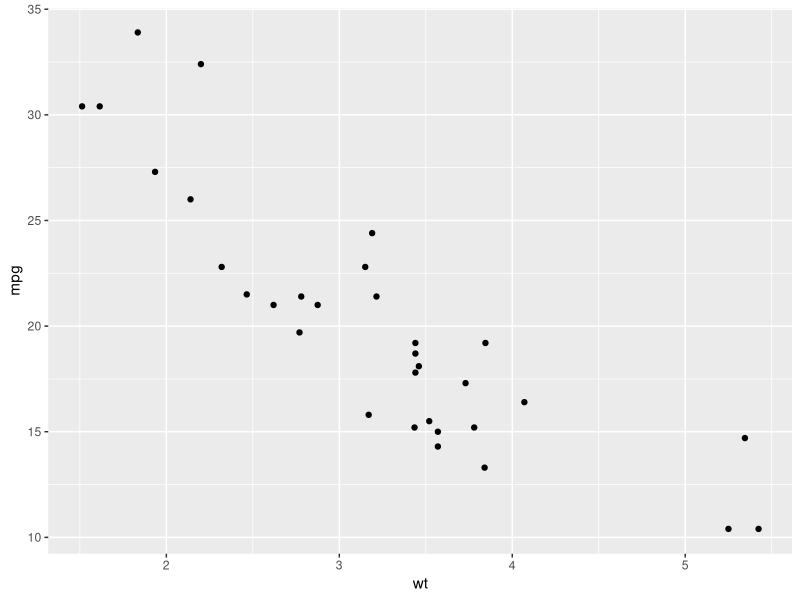
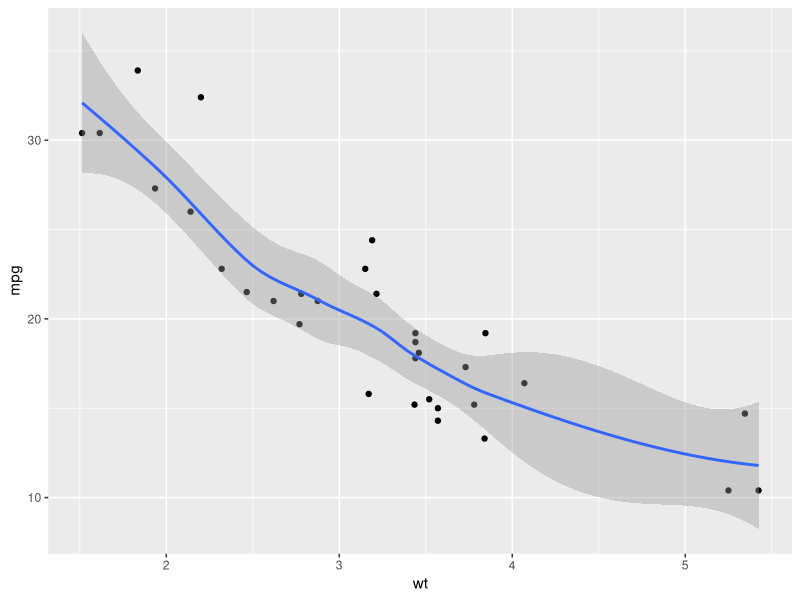
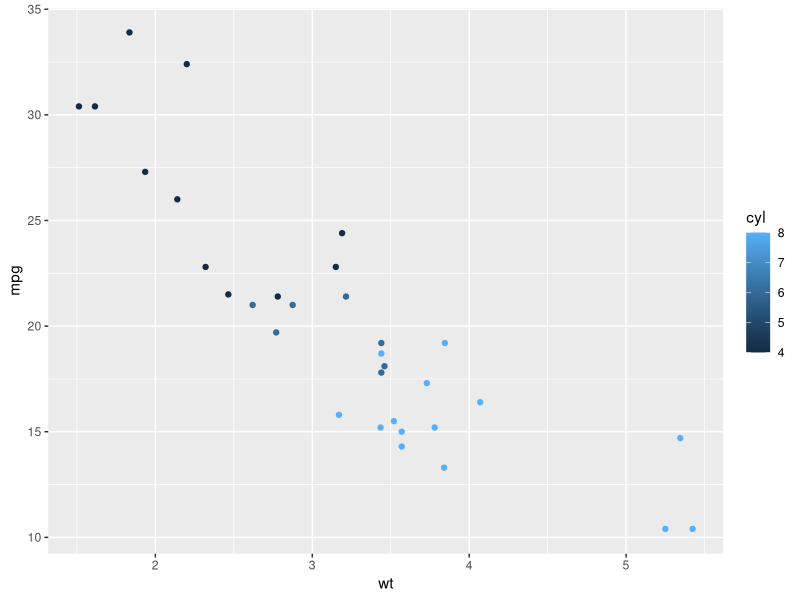
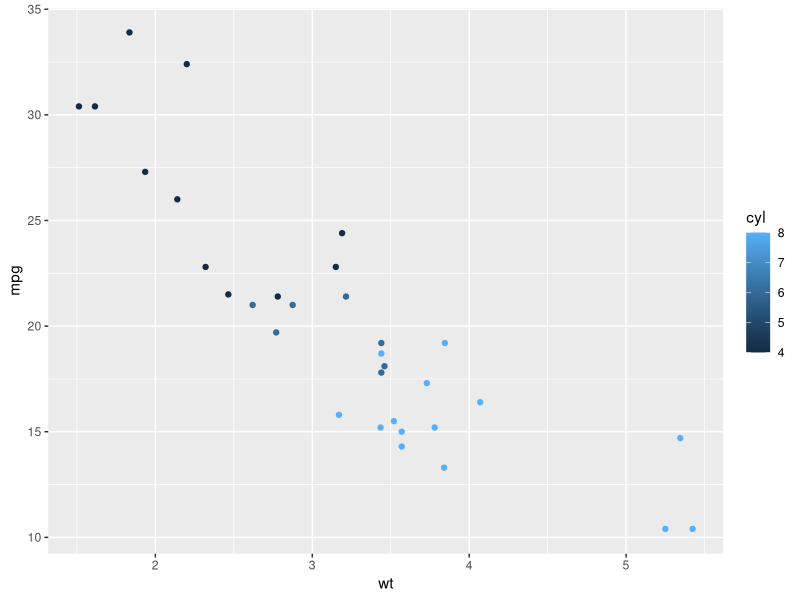
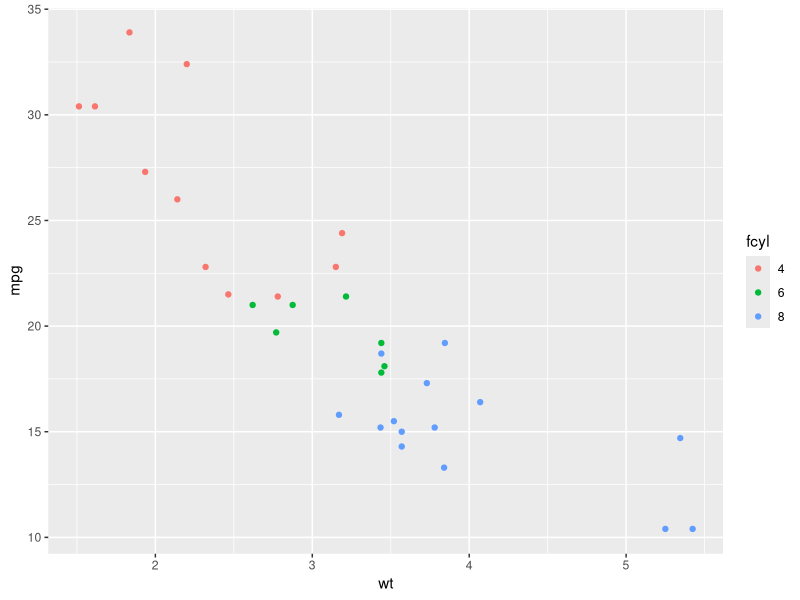
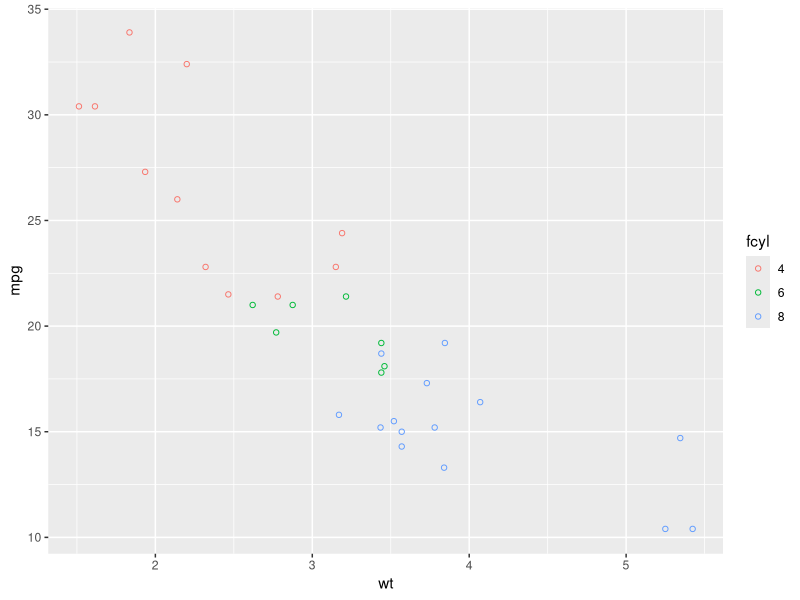
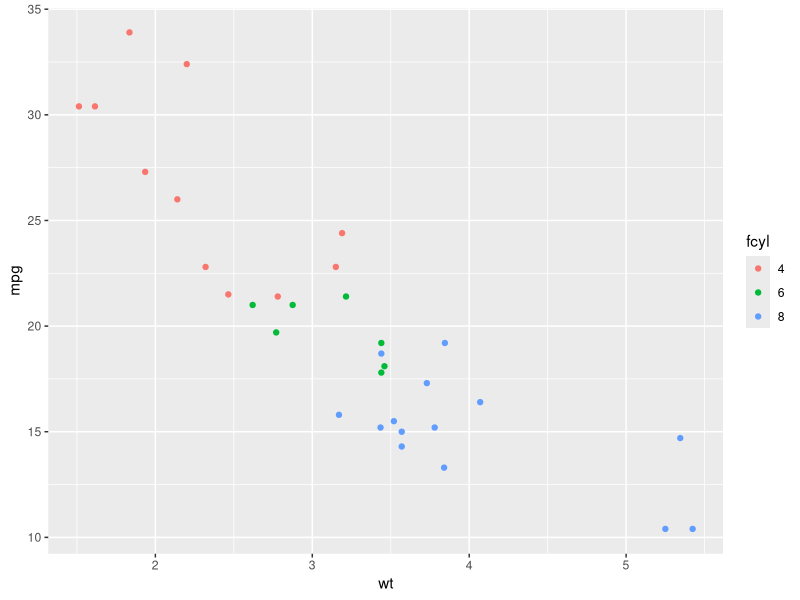
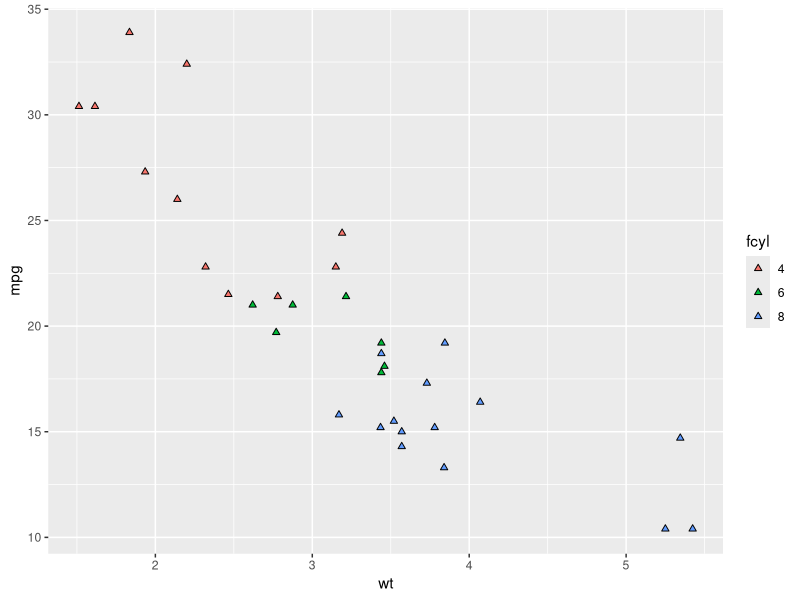

Recreate these plots in R, in order. (Note: this script raises an error after producing the figures.)
## ---- chunk 1
# import packages
library(tidyverse) #ggplot2 is part of the tidyverse
## ---- chunk 2
# Using mtcars dataset
str(mtcars)
## ---- chunk 3
# Basic scatter plot with 1 geom
ggplot(mtcars,               #data source
       aes(x = wt,           # mapping wt to x
           y = mpg)) +       # mapping mpg to y
  geom_point()               # add geom layer
## ---- chunk 4
# Basic scatter plot with 2 geoms
ggplot(mtcars,               
       aes(x = wt,           
           y = mpg)) +       
  geom_point() +
  geom_smooth()
## ---- chunk 5

## ---- chunk 6

## ---- chunk 7

## ---- chunk 8
# base layer
ggplot(mtcars,               
       aes(x = wt,           
           y = mpg,
           color = cyl)) +       
  geom_point()  
## ---- chunk 9
# geom layer
ggplot(mtcars,               
       aes(x = wt,           
           y = mpg)) +       
  geom_point(aes(color = cyl)) 
## ---- chunk 10
# Convert cyl from numeric to factor
mtcars$fcyl <- as.factor(mtcars$cyl)
## ---- chunk 11
ggplot(mtcars,               
       aes(x = wt,           
           y = mpg,
           color = fcyl)) +       
  geom_point() 
## ---- chunk 12
# Color refers to the outline of the shape.
ggplot(mtcars,               
       aes(x = wt,           
           y = mpg,
           color = fcyl)) +       
  geom_point(shape = 1) # shape is being used as an attribute (will effect all markers the homogeneously)
## ---- chunk 13
# An exception is point markers. Instead of fill, use color to change the inside color

ggplot(mtcars,               
       aes(x = wt,           
           y = mpg,
           color = fcyl)) +       
  geom_point() 
## ---- chunk 14
# Fill refers to the inside color
ggplot(mtcars,               
       aes(x = wt,           
           y = mpg,
           fill = fcyl)) +       
  geom_point(shape = 24) 
## ---- chunk 15
# Some shapes allow color and fill
ggplot(mtcars,               
       aes(x = wt,           
           y = mpg,
           fill = fcyl)) +       
  geom_point(shape = 21, color  = 'white', size = 12) 
## ---- chunk 16

## ---- chunk 17
# The default shape for geom_point() is 19 (solid circle)
# All available shapes can be found using ?points

# Map fcyl to shape

ggplot(mtcars,               
       aes(x = wt,           
           y = mpg,
           shape = fcyl)) +       
  geom_point() 

## ---- chunk 18
# change shape and color by fcyl (although this is redundant information)
ggplot(mtcars,               
       aes(x = wt,           
           y = mpg,
           color = fcyl)) +       
  geom_point(aes(shape = fcyl)) 
## ---- chunk 19

## ---- chunk 20
# to change marker size overall, use size argument as attribute
ggplot(mtcars,               
       aes(x = wt,           
           y = mpg,
           fill = fcyl)) +       
  geom_point(shape = 21, color  = 'white', size = 12) 
## ---- chunk 21
# To change marker size dependent on variable info, place inside aesthetics mapping. 
ggplot(mtcars,               
       aes(x = wt,           
           y = mpg,
           size = fcyl)) +       
  geom_point() 
## ---- chunk 22
# inside aesthetics mapping, transparency will be determined by variable
ggplot(mtcars,               
       aes(x = wt,           
           y = mpg,
           alpha = fcyl)) +       
  geom_point()
## ---- chunk 23
# as attribute, all markers will be made the same transparency
ggplot(income, aes(age, income, color = fedu)) +       
  geom_point(alpha = .6) 
## ---- chunk 24
# in aesthetic layer
ggplot(mtcars,               
       aes(x = wt,           
           y = mpg,
           linetype = fcyl)) +       
  geom_line()                   # Note change in geom layer
## ---- chunk 25
# as an attribute
ggplot(mtcars,               
       aes(x = wt,           
           y = mpg )) +       
  geom_line(linetype = 'dashed')
## ---- chunk 26
ggplot(mtcars,               
       aes(x = wt,           
           y = mpg,
           label = fcyl)) +       
  geom_text()                 # Note change in geom layer
## ---- chunk 27

## ---- chunk 28
ggplot(mtcars,               
       aes(x = wt,           
           y = mpg,
           color = fcyl)) +  # aesthetic     
  geom_point() +
  geom_smooth(color = 'pink', fill = 'white') # attribute
## ---- chunk 29
# using HEX 

ggplot(mtcars,               
       aes(x = wt,           
           y = mpg,
           color = fcyl)) +  # aesthetic     
  geom_point() +
  geom_smooth(color = '#2A9D8F', fill = '#FFFFFF') # attribute
## ---- chunk 30
# using HEX assigned to a variable

my_color = '#2A9D8F'
my_fill = '#FFFFFF'

ggplot(mtcars,               
       aes(x = wt,           
           y = mpg,
           color = fcyl)) +  # aesthetic     
  geom_point() +
  geom_smooth(color = my_color, fill = my_fill) # attribute
## ---- chunk 31
ggplot(mtcars,               
       aes(x = wt,           
           y = mpg,
           color = fcyl)) +  # aesthetic     
  geom_point(size = 10) +  # attribute
  geom_smooth(color = my_color, fill = my_fill) # attribute
## ---- chunk 32
ggplot(mtcars,               
       aes(x = wt,           
           y = mpg,
           color = fcyl)) +  # aesthetic     
  geom_point(size = 10, alpha = 0.4) +  # attribute
  geom_smooth(color = my_color, fill = my_fill) # attribute
## ---- chunk 33
ggplot(mtcars,               
       aes(x = wt,           
           y = mpg,
           color = fcyl)) +  # aesthetic     
  geom_point(size = 10, alpha = 0.4) +  # attribute
  geom_smooth(color = my_color, fill = my_fill, linetype = 'dashed') # attribute
## ---- chunk 34
ggplot(mtcars,               
       aes(x = wt,           
           y = mpg,
           color = fcyl)) +  # aesthetic     
  geom_point(size = 10, alpha = 0.4) +  # attribute
  geom_smooth(color = my_color, fill = my_fill, linetype = 'dashed') +  # attribute
  geom_text(label = rownames(mtcars), size = 3) # attribute
## ---- chunk 35
# labeling titles, y-axis, x-axis
ggplot(mtcars,               
       aes(x = wt,           
           y = mpg,
           color = fcyl)) +  # aesthetic     
  geom_point(size = 10, alpha = 0.4) +  # attribute
  geom_smooth(color = my_color, fill = my_fill, linetype = 'dashed') +  # attribute
  geom_text(label = rownames(mtcars), size = 3) + # attribute
  labs(
    title = 'MTCARS',
    subtitle = 'DS2003',
    caption = 'making charts is fun') +
  ylab('Miles per Gallon (MPG)') +
  xlab('Weight (Tons)')
    
  
## ---- chunk 36
# labeling legend, using tag
ggplot(mtcars,               
       aes(x = wt,           
           y = mpg,
           color = fcyl)) +  # aesthetic     
  geom_point(size = 10, alpha = 0.4) +  # attribute
  geom_smooth(color = my_color, fill = my_fill, linetype = 'dashed') +  # attribute
  geom_text(label = rownames(mtcars), size = 3) + # attribute
  labs(
    title = 'MTCARS',
    subtitle = 'DS2003',
    caption = 'making charts is fun') +
  ylab('Miles per Gallon (MPG)') +
  xlab('Weight (Tons)') +
  labs(color = 'Cylinders', tag = 'A')

## to remove a label set it equal to NULL
## ---- chunk 37
# position = 'identity' is default
ggplot(iris,     # new dataset               
       aes(x = Sepal.Length,           
           y = Sepal.Width,
           color = Species)) +       
  geom_point(position = 'identity') # in practice, don't need to specify default 

## ---- chunk 38
# Jitter
ggplot(iris,     # new dataset               
       aes(x = Sepal.Length,           
           y = Sepal.Width,
           color = Species)) +       
  geom_point(position = 'jitter') 

# adds noise to x & y axis so all data points can be seen (no overlap)
## ---- chunk 39
# All position arguments can also be used as functions. Helps with consistency across graphs

preset_jitter <- position_jitter (0.1, seed = 123) # how much noise

ggplot(iris,     # new dataset               
       aes(x = Sepal.Length,           
           y = Sepal.Width,
           color = Species)) +       
  geom_point(position = preset_jitter) 
## ---- chunk 40
ggplot(iris,     # new dataset               
       aes(Sepal.Length,
           fill = Species)) +       
  geom_bar() 
## ---- chunk 41
ggplot(iris,     # new dataset               
       aes(Sepal.Length,
           fill = Species)) +       
  geom_bar(position = 'dodge') 
## ---- chunk 42
# others are position_jitterdodge(), position_nudge(), and position_stack()/position_fill()
## ---- chunk 43
# Includes the scales seen above. 

# x-axis limits
ggplot(iris,                   
       aes(x = Sepal.Length,           
           y = Sepal.Width,
           color = Species)) +       
  geom_point(position = preset_jitter) + 
  xlim(5, 7)

## ---- chunk 44
# Reverse axis
ggplot(iris,                   
       aes(x = Sepal.Length,           
           y = Sepal.Width,
           color = Species)) +       
  geom_point(position = preset_jitter) + 
  xlim(7, 5)
## ---- chunk 45
# y-axis limits
ggplot(iris,                   
       aes(x = Sepal.Length,           
           y = Sepal.Width,
           color = Species)) +       
  geom_point(position = preset_jitter) + 
  ylim(2.5, 4)


## ---- chunk 46
# color scales
ggplot(iris,                   
       aes(x = Sepal.Length,           
           y = Sepal.Width,
           color = Species)) +       
  geom_point(position = preset_jitter) + 
  scale_colour_brewer()

# so many color scales
## ---- chunk 47
# Bar Graphs
# geom_bar()

ggplot(mtcars, aes(fcyl)) +
  geom_bar() # counts the number of cases at each x position
## ---- chunk 48
# Calculate Descriptive Statistics
# this is using dpylr

mtcars %>%
  select(fcyl, wt) %>%
  gather(key, value, -fcyl) %>%
  group_by(fcyl) %>%
  summarise(avg = mean(value),
            sd = sd(value)) -> mtcars_summary_long
## ---- chunk 49
# Bar Graphs
# geom_col()
ggplot(mtcars_summary_long, aes(fcyl, avg)) +
  geom_col() + # plots actual values
  geom_errorbar(aes(ymin = avg - sd,
                    ymax = avg + sd),
                width = 0.1, 
                color = 'orange')
## ---- chunk 50
#Bar Graph
# stat_count() - similar to geom_bar()
ggplot(mtcars, aes(fcyl)) +
  stat_count()
## ---- chunk 51

## ---- chunk 52
#boxplot
ggplot(mtcars, aes(fcyl, mpg)) +
  geom_boxplot()
## ---- chunk 53
# violin plot
ggplot(mtcars, aes(fcyl, mpg)) +
  geom_violin(scale = 'count', draw_quantiles = c(.25, .5, .75)) +
  geom_jitter(height = 0, width = 0.1)
## ---- chunk 54
# density plots & reference lines
ggplot(mtcars, aes(mpg)) +
  geom_density() +
  geom_vline(xintercept = mean(mtcars$mpg))
## ---- chunk 55
# dotplot
ggplot(mtcars, aes(mpg)) +
  geom_dotplot(binwidth = 1, aes(fill = fcyl)) +
  scale_color_hue()
## ---- chunk 56
# geom layers from 2 different data sets
mtcars %>%
  group_by(fcyl) %>%
  summarise_all(mean) -> cars_summary
## ---- chunk 57
ggplot(mtcars, aes(mpg, wt, color = fcyl)) +
  geom_point(shape = 1) +
  geom_point(data = cars_summary, size = 5)
  
## ---- chunk 58
ggplot(mtcars, aes(mpg, wt, color = hp)) +
  geom_point() +
  facet_wrap(vars(fcyl))
## ---- chunk 59
ggplot(mtcars, aes(mpg, wt, color = hp)) +
  geom_point() +
  facet_grid(vars(fcyl), vars(gear))
## ---- chunk 60
# Minimal
ggplot(mtcars, aes(mpg, wt, color = hp)) +
  geom_point() +
  theme_minimal()
## ---- chunk 61
# Classic
ggplot(mtcars, aes(mpg, wt, color = hp)) +
  geom_point() +
  theme_classic()
## ---- chunk 62
# Light

ggplot(mtcars, aes(mpg, wt, color = hp)) +
  geom_point() +
  theme_light()
## ---- chunk 63
# There are a lot of themes built in to ggplot and plenty you can import
